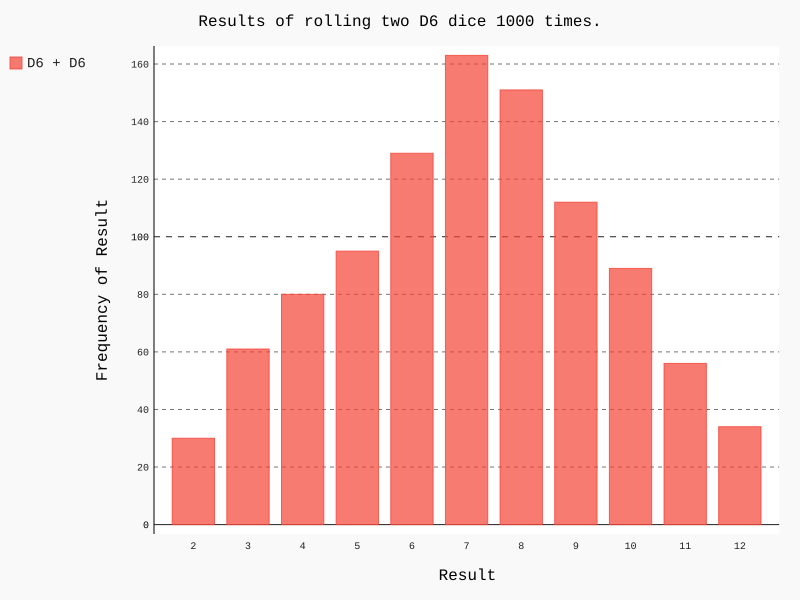

Write Python code to recreate this figure.
# 12.09.2017
from die import Die

import pygal

# Create two D6 dice.
die_1 = Die()
die_2 = Die()

# Make same rolls, and store results in a list.
results = [die_1.roll() + die_2.roll() for roll_num in range(1000)]

# Analyze the results.
max_result = die_1.num_sides + die_2.num_sides
frequencies = [results.count(value) for value in range(2, max_result+1)]

# Visualize the results.
hist = pygal.Bar()

hist.title = "Results of rolling two D6 dice 1000 times."
hist.x_labels = [str(num) for num in range(2, 13)]
hist.x_title = "Result"
hist.y_title = "Frequency of Result"

hist.add('D6 + D6', frequencies)
hist.render_to_file('dice_visual.svg')
